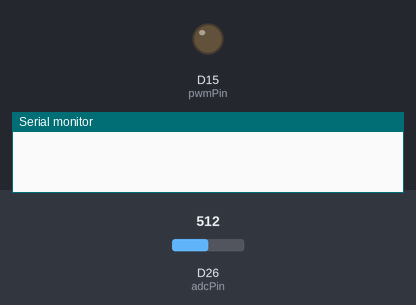
Bench run of a sketch on a simulated Arduino Due. Parts: output pins drawn as LEDs (lit = HIGH), the last lines printed to the serial monitor. The test bench sets the inputs (shaded band); at power-on: D26 (adcPin) = 512 (analog values on the 0–1023 scale).

Above: at 0.0 s.
At 2.1 s:
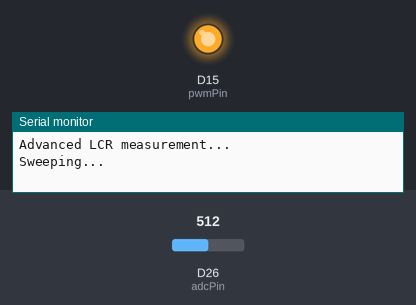
Timing chart, 0 to 3.6 s (numbered marks = the images above):
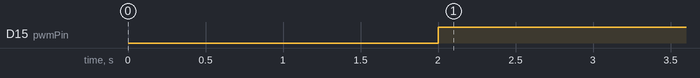

Measured:
- by itself, D15 (pwmPin): LOW → HIGH at 2.0 s

The sketch:

PikoCalcIInductivity_Q_ESR.ino
```cpp
#include <math.h>

//GPIO15 (PWM out) ────┬──── Lx ────┬── GND
//                     │            │
//                     │            C
//                     │            │
//GPIO26 (ADC0) ───────┴────────────┘

//find resonance frequency f0
//automatically detect f1 and f2 (-3 dB points)
//bandwidth f2-f1
//compute L, Q, ESR
//Q=f0/(f2-f1)
//ESR - R=omegaL/R
//print a full report

// Pins
const int pwmPin = 15;
const int adcPin = 26;

// Known capacitor (adjust this!)
const float C = 100e-9; // 100 nF

// Sweep settings
const int fStart = 1000;
const int fEnd   = 200000;
const int steps  = 300;

// Storage
float freq[steps];
int amp[steps];

void setup() {
  Serial.begin(115200);
  pinMode(pwmPin, OUTPUT);
  analogReadResolution(12);

  delay(2000);
  Serial.println("Advanced LCR measurement...");
}

int measureAmplitude() {
  int maxVal = 0;
  int minVal = 4095;

  for (int i = 0; i < 200; i++) {
    int v = analogRead(adcPin);
    if (v > maxVal) maxVal = v;
    if (v < minVal) minVal = v;
  }

  return maxVal - minVal;
}

void loop() {

  Serial.println("\nSweeping...");

  // --- Sweep ---
  for (int i = 0; i < steps; i++) {
    float f = fStart + (fEnd - fStart) * (float)i / steps;

    freq[i] = f;

    analogWriteFreq((int)f);
    analogWrite(pwmPin, 128);

    delay(8);

    amp[i] = measureAmplitude();
  }

  // --- Find peak ---
  int peakIndex = 0;
  int peakAmp = 0;

  for (int i = 0; i < steps; i++) {
    if (amp[i] > peakAmp) {
      peakAmp = amp[i];
      peakIndex = i;
    }
  }

  float f0 = freq[peakIndex];

  // --- Find -3 dB level ---
  float threshold = peakAmp * 0.707;

  float f1 = f0, f2 = f0;

  // Left side (f1)
  for (int i = peakIndex; i > 0; i--) {
    if (amp[i] < threshold) {
      f1 = freq[i];
      break;
    }
  }

  // Right side (f2)
  for (int i = peakIndex; i < steps - 1; i++) {
    if (amp[i] < threshold) {
      f2 = freq[i];
      break;
    }
  }

  float bandwidth = f2 - f1;

  // --- Compute values ---
  float L = 1.0f / (pow(2.0f * PI * f0, 2) * C);
  float Q = f0 / bandwidth;
  float ESR = (2.0f * PI * f0 * L) / Q;

  // --- Print results ---
  Serial.println("\n===== RESULT =====");

  Serial.print("f0 (resonance): ");
  Serial.print(f0, 2);
  Serial.println(" Hz");

  Serial.print("f1: ");
  Serial.print(f1, 2);
  Serial.println(" Hz");

  Serial.print("f2: ");
  Serial.print(f2, 2);
  Serial.println(" Hz");

  Serial.print("Bandwidth: ");
  Serial.print(bandwidth, 2);
  Serial.println(" Hz");

  Serial.print("Inductance: ");
  Serial.print(L * 1000.0f, 4);
  Serial.println(" mH");

  Serial.print("Q factor: ");
  Serial.println(Q, 2);

  Serial.print("ESR: ");
  Serial.print(ESR, 3);
  Serial.println(" Ohm");

  Serial.println("==================");

  delay(5000);
}
```
